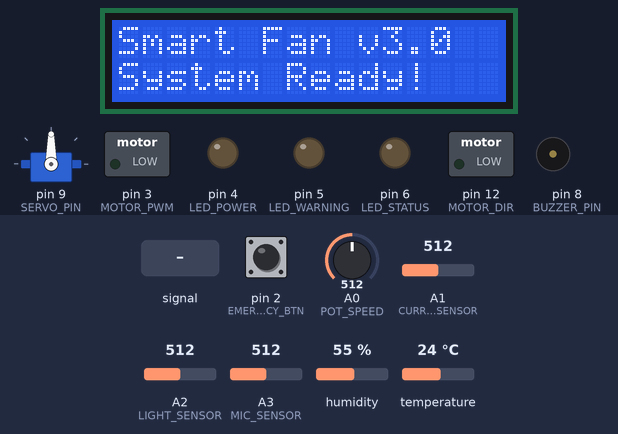
The sketch below on a simulated Arduino Uno, built with avr-gcc and run on an emulated ATmega328P. On the bench: 16×2 character LCD, servo, switched loads named in the sketch (green lamp = pin HIGH), output pins drawn as LEDs (lit = HIGH), buzzer (waves = sounding, pin HIGH). Inputs (shaded band) come from the test bench; at power-on: A1 (CURRENT_SENSOR) = 512, pin 2 (EMERGENCY_BTN) HIGH, humidity 55 %, A2 (LIGHT_SENSOR) = 512, A0 (POT_SPEED) = 512, A3 (MIC_SENSOR) = 512, temperature 24 °C. What the sketch prints to the serial monitor is not drawn.

Above: at 4.1 s.
At 7.2 s:
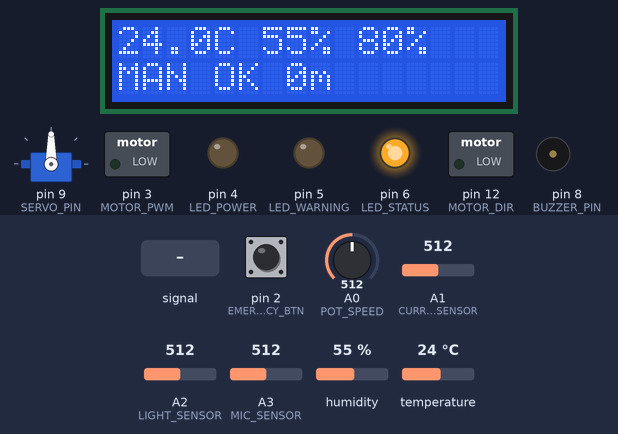
7.3 s: A1 (CURRENT_SENSOR) set to 476
At 13.2 s:
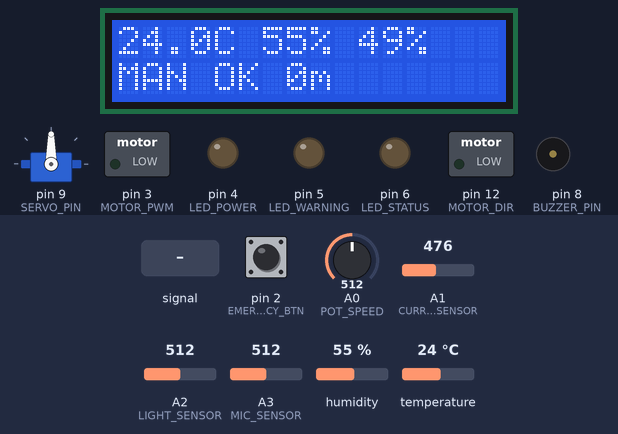
13.5 s: A1 (CURRENT_SENSOR) set to 458
At 15.63 s:
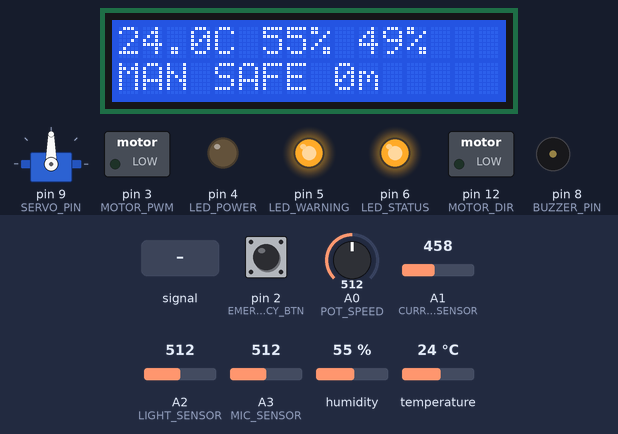
16.0 s: pin 2 (EMERGENCY_BTN) pulled LOW for 0.15 s
At 16.26 s:
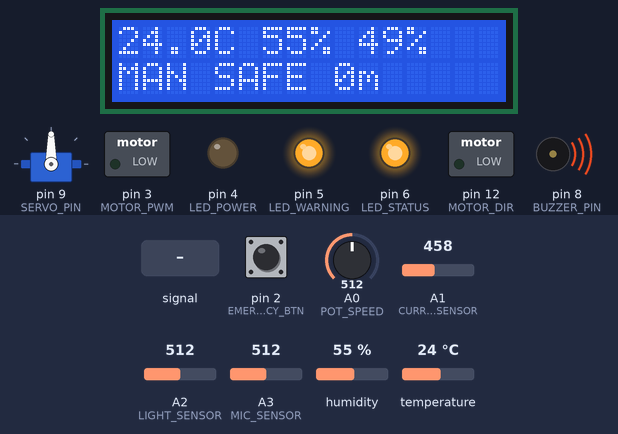
16.7 s: A3 (MIC_SENSOR) fed a 2 Hz sine of ±306 counts around its level
18.8 s: humidity set to 22 %
20.9 s: A2 (LIGHT_SENSOR) set to 45
Timing chart, 0 to 27.9 s (numbered marks = the images above; inputs shaded):
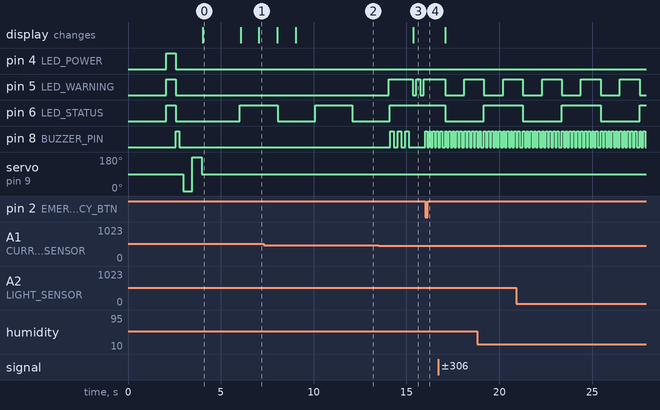

Measured:
- the behaviour switches between 467 and 466 on A1 (CURRENT_SENSOR) (found by bisection; images 2 and 3)
- after the input at 13.5 s, pin 5 (LED_WARNING): goes HIGH 1.3 s, LOW 0.21 s, HIGH 0.20 s, LOW 0.20 s, then HIGH, starting after 0.55 s; pin 8 (BUZZER_PIN): alternates HIGH for 0.20 s and LOW for 0.20 s, 6 changes in all, then stays LOW, starting after 0.63 s; the display: changes after 1.9 s (image 3)
- after the input at 16.0 s, pin 5 (LED_WARNING): stays HIGH (without the input it goes to LOW after 0.15 s); pin 6 (LED_STATUS): stays HIGH (without the input it goes to LOW after 0.11 s); pin 8 (BUZZER_PIN): alternates HIGH for 0.10 s and LOW for 0.10 s, starting at once
- what the display in image 0 shows lasts 2.1 s, from 4.0 s to 6.1 s

The sketch:

Smart_Fan_Controller.ino
```cpp
/*
 * 🌀 Smart Fan Controller v3.0 - Arduino Main Controller
 * Professional IoT Smart Home Fan System
 *
 * Features:
 * - AI-based environmental sensing and control
 * - DHT22 temperature/humidity sensor
 * - ACS712 current monitoring
 * - LDR light sensor (night mode)
 * - Microphone sensor (noise detection)
 * - I2C LCD display
 * - SG90 servo for wind direction
 * - ESP32 WiFi/Bluetooth communication
 * - Mobile app integration
 * - Advanced safety system
 *
 * Hardware:
 * - Arduino Uno R3 (Main Controller)
 * - ESP32 DevKit (WiFi/Bluetooth)
 * - HW-020 Motor Shield (L298P)
 * - 12V DC Fan Motor
 * - DHT22 (Temperature/Humidity)
 * - ACS712 (Current Sensor)
 * - LDR (Light Sensor)
 * - Microphone Module
 * - I2C LCD 16x2
 * - SG90 Servo Motor
 * - Emergency Stop Button
 * - LED Status Indicators
 * - Active Buzzer
 *
 * Author: Arduino Daily Project
 * Version: 3.0 Smart Edition
 * Date: 2025-07-26
 */

#include <DHT.h>
#include <LiquidCrystal_I2C.h>
#include <Servo.h>
#include <EEPROM.h>
#include <ArduinoJson.h>

// ========== 핀 정의 ==========
#define MOTOR_PWM       3     // Motor PWM (ENA)
#define MOTOR_DIR       12    // Motor Direction (IN1)
#define DHT_PIN         7     // DHT22 Data Pin
#define SERVO_PIN       9     // Servo Control Pin
#define BUZZER_PIN      8     // Active Buzzer Pin
#define EMERGENCY_BTN   2     // Emergency Stop (Interrupt)

#define LED_POWER       4     // Power Status LED
#define LED_WARNING     5     // Warning LED
#define LED_STATUS      6     // Status LED

#define POT_SPEED       A0    // Speed Potentiometer
#define CURRENT_SENSOR  A1    // ACS712 Current Sensor
#define LIGHT_SENSOR    A2    // LDR Light Sensor
#define MIC_SENSOR      A3    // Microphone Sensor

// ========== 센서 설정 ==========
#define DHT_TYPE        DHT22
DHT dht(DHT_PIN, DHT_TYPE);
LiquidCrystal_I2C lcd(0x27, 16, 2);
Servo windServo;

// ========== 시스템 상수 ==========
#define MAX_SPEED           255   // Maximum PWM value
#define MIN_SPEED           30    // Minimum operation speed
#define SAFETY_CURRENT      1200  // Safety current limit (mA)
#define MAX_TEMPERATURE     55    // Temperature warning (°C)
#define MAX_RUNTIME         7200  // Max continuous runtime (seconds)
#define COMFORT_TEMP_MIN    22    // Minimum comfort temperature
#define COMFORT_TEMP_MAX    25    // Maximum comfort temperature
#define COMFORT_HUMID_MIN   45    // Minimum comfort humidity
#define COMFORT_HUMID_MAX   65    // Maximum comfort humidity

// ========== EEPROM 주소 ==========
#define EEPROM_SPEED        0
#define EEPROM_DIRECTION    1
#define EEPROM_MODE         2
#define EEPROM_WIND_DIR     3

// ========== 시스템 상태 구조체 ==========
struct SmartFanState {
  // 기본 제어
  int speed;                    // Current speed (0-255)
  bool direction;               // Motor direction (true=CW, false=CCW)
  bool enabled;                 // Fan enabled state
  int mode;                     // 0=Manual, 1=Auto, 2=Schedule, 3=Eco

  // 환경 센서 데이터
  float temperature;            // Temperature (°C)
  float humidity;               // Humidity (%)
  int light_level;              // Light level (0-100%)
  int noise_level;              // Noise level (0-100%)

  // 제어 및 안전
  int current_ma;               // Current consumption (mA)
  unsigned long runtime;        // Total runtime (seconds)
  bool safety_mode;             // Safety mode active
  bool comfort;                 // Comfort status
  float discomfort_index;       // Discomfort index

  // 고급 기능
  int wind_direction;           // Servo wind direction (0-180°)
  bool night_mode;              // Night mode active
  bool eco_mode;                // Eco mode active
  bool schedule_enabled;        // Schedule mode enabled

  // 타이밍
  unsigned long start_time;     // Session start time
  unsigned long last_sensor_read; // Last sensor reading
  unsigned long last_comfort_calc; // Last comfort calculation
};

SmartFanState fan = {0};

// ========== 전역 변수 ==========
volatile bool emergency_stop = false;
unsigned long last_esp32_comm = 0;
unsigned long last_display_update = 0;
unsigned long last_auto_adjust = 0;
unsigned long last_safety_check = 0;

int target_speed = 0;
int current_speed = 0;
unsigned long last_ramp_time = 0;

// ========== 초기화 ==========
void setup() {
  Serial.begin(115200);
  Serial.println("🌀 Smart Fan Controller v3.0");
  Serial.println("Professional IoT Smart Home System");
  Serial.println("===================================");

  // 핀 모드 설정
  setupPins();

  // 센서 및 디스플레이 초기화
  initializeSensors();

  // EEPROM 설정 로드
  loadSettings();

  // 시스템 초기화
  systemInitialization();

  // 안전 검사
  performSafetyCheck();

  Serial.println("🚀 Smart Fan System Ready!");
  Serial.println("Commands: START, STOP, AUTO, ECO, SPEED:<0-100>, STATUS");

  displayWelcomeMessage();
  sendToESP32("SYSTEM:READY");
}

// ========== 메인 루프 ==========
void loop() {
  // 메인 제어 루프 (20ms 주기)
  static unsigned long last_main_loop = 0;
  if (millis() - last_main_loop >= 20) {
    last_main_loop = millis();

    // 1. 센서 데이터 읽기
    readSensors();

    // 2. 자동 제어 처리
    handleAutoControl();

    // 3. 속도 제어 업데이트
    updateSpeedControl();

    // 4. 모터 제어 적용
    applyMotorControl();

    // 5. 안전 모니터링
    monitorSafety();

    // 6. LED 상태 업데이트
    updateStatusLEDs();

    // 7. 비상정지 처리
    handleEmergencyStop();
  }

  // LCD 디스플레이 업데이트 (1초마다)
  if (millis() - last_display_update >= 1000) {
    last_display_update = millis();
    updateLCDDisplay();
  }

  // ESP32 통신 처리
  handleESP32Communication();

  // 시리얼 명령 처리
  handleSerialCommands();

  // 주기적 데이터 전송 (2초마다)
  static unsigned long last_data_send = 0;
  if (millis() - last_data_send >= 2000) {
    last_data_send = millis();
    sendDataToESP32();
  }
}

// ========== 핀 설정 ==========
void setupPins() {
  pinMode(MOTOR_PWM, OUTPUT);
  pinMode(MOTOR_DIR, OUTPUT);
  pinMode(LED_POWER, OUTPUT);
  pinMode(LED_WARNING, OUTPUT);
  pinMode(LED_STATUS, OUTPUT);
  pinMode(BUZZER_PIN, OUTPUT);

  pinMode(EMERGENCY_BTN, INPUT_PULLUP);
  pinMode(POT_SPEED, INPUT);
  pinMode(CURRENT_SENSOR, INPUT);
  pinMode(LIGHT_SENSOR, INPUT);
  pinMode(MIC_SENSOR, INPUT);

  // 인터럽트 설정
  attachInterrupt(digitalPinToInterrupt(EMERGENCY_BTN), onEmergencyStop, FALLING);
}

// ========== 센서 초기화 ==========
void initializeSensors() {
  // DHT22 초기화
  dht.begin();
  Serial.println("✅ DHT22 Temperature/Humidity sensor initialized");

  // LCD 초기화
  lcd.init();
  lcd.backlight();
  Serial.println("✅ I2C LCD display initialized");

  // 서보 모터 초기화
  windServo.attach(SERVO_PIN);
  windServo.write(90); // 중앙 위치
  fan.wind_direction = 90;
  Serial.println("✅ Servo motor initialized");

  delay(2000); // 센서 안정화 대기
}

// ========== 센서 데이터 읽기 ==========
void readSensors() {
  if (millis() - fan.last_sensor_read >= 2000) { // 2초마다 읽기
    fan.last_sensor_read = millis();

    // DHT22 읽기
    float h = dht.readHumidity();
    float t = dht.readTemperature();

    if (!isnan(h) && !isnan(t)) {
      fan.temperature = t;
      fan.humidity = h;
    }

    // 전류 센서 읽기 (ACS712)
    int current_raw = analogRead(CURRENT_SENSOR);
    fan.current_ma = calculateCurrent(current_raw);

    // 조도 센서 읽기
    int light_raw = analogRead(LIGHT_SENSOR);
    fan.light_level = map(light_raw, 0, 1023, 0, 100);

    // 마이크 센서 읽기
    int mic_raw = analogRead(MIC_SENSOR);
    fan.noise_level = map(mic_raw, 0, 1023, 0, 100);

    // 야간 모드 자동 전환
    fan.night_mode = (fan.light_level < 20);

    // 쾌적지수 계산
    calculateComfortIndex();
  }
}

// ========== 쾌적지수 계산 ==========
void calculateComfortIndex() {
  if (millis() - fan.last_comfort_calc >= 5000) { // 5초마다 계산
    fan.last_comfort_calc = millis();

    // 불쾌지수 계산 (Discomfort Index)
    fan.discomfort_index = 0.81 * fan.temperature + 0.01 * fan.humidity *
                          (0.99 * fan.temperature - 14.3) + 46.3;

    // 쾌적 상태 판단
    bool temp_comfort = (fan.temperature >= COMFORT_TEMP_MIN &&
                        fan.temperature <= COMFORT_TEMP_MAX);
    bool humid_comfort = (fan.humidity >= COMFORT_HUMID_MIN &&
                         fan.humidity <= COMFORT_HUMID_MAX);
    bool noise_comfort = (fan.noise_level < 70); // 70% 이하

    fan.comfort = temp_comfort && humid_comfort && noise_comfort;
  }
}

// ========== 자동 제어 처리 ==========
void handleAutoControl() {
  if (fan.mode == 1 && millis() - last_auto_adjust >= 10000) { // 자동 모드, 10초마다
    last_auto_adjust = millis();

    int auto_speed = 0;

    // 온도 기반 속도 조절
    if (fan.temperature > COMFORT_TEMP_MAX) {
      auto_speed = map(fan.temperature, COMFORT_TEMP_MAX, 35, 50, 100);
    } else if (fan.temperature < COMFORT_TEMP_MIN) {
      auto_speed = 0; // 추우면 정지
    } else {
      auto_speed = 30; // 쾌적 온도에서는 약풍
    }

    // 습도 보정
    if (fan.humidity > COMFORT_HUMID_MAX) {
      auto_speed += 20; // 습하면 강풍
    }

    // 야간 모드 보정
    if (fan.night_mode) {
      auto_speed = min(auto_speed, 50); // 야간에는 최대 50%
    }

    // 소음 레벨 보정
    if (fan.noise_level > 80) {
      auto_speed = min(auto_speed, 30); // 조용히
    }

    // 에코 모드 보정
    if (fan.eco_mode) {
      auto_speed = auto_speed * 0.8; // 20% 절약
    }

    target_speed = constrain(auto_speed, 0, 100);
    target_speed = map(target_speed, 0, 100, 0, MAX_SPEED);

    Serial.print("Auto adjustment: ");
    Serial.print(map(target_speed, 0, MAX_SPEED, 0, 100));
    Serial.println("%");
  }
}

// ========== 속도 제어 업데이트 ==========
void updateSpeedControl() {
  // 포텐셔미터 읽기 (수동 모드에서만)
  if (fan.mode == 0) { // 수동 모드
    int pot_value = analogRead(POT_SPEED);
    target_speed = map(pot_value, 0, 1023, 0, MAX_SPEED);
  }

  // 최소 속도 적용
  if (target_speed > 0 && target_speed < MIN_SPEED) {
    target_speed = MIN_SPEED;
  }

  // 부드러운 속도 변화 (램핑)
  if (millis() - last_ramp_time >= 50) { // 50ms마다 업데이트
    last_ramp_time = millis();

    int ramp_step = fan.night_mode ? 1 : 3; // 야간에는 더 부드럽게

    if (current_speed < target_speed) {
      current_speed = min(current_speed + ramp_step, target_speed);
    } else if (current_speed > target_speed) {
      current_speed = max(current_speed - ramp_step, target_speed);
    }

    fan.speed = current_speed;
  }
}

// ========== 모터 제어 적용 ==========
void applyMotorControl() {
  if (fan.enabled && !fan.safety_mode && !emergency_stop) {
    // PWM 출력
    analogWrite(MOTOR_PWM, fan.speed);

    // 방향 제어
    digitalWrite(MOTOR_DIR, fan.direction ? HIGH : LOW);

    // 운행 시간 누적
    if (fan.speed > 0) {
      if (fan.start_time == 0) {
        fan.start_time = millis();
      }
    } else {
      if (fan.start_time > 0) {
        fan.runtime += (millis() - fan.start_time) / 1000;
        fan.start_time = 0;
      }
    }
  } else {
    // 모터 정지
    analogWrite(MOTOR_PWM, 0);
    digitalWrite(MOTOR_DIR, LOW);

    if (fan.start_time > 0) {
      fan.runtime += (millis() - fan.start_time) / 1000;
      fan.start_time = 0;
    }
  }
}

// ========== 안전 모니터링 ==========
void monitorSafety() {
  if (millis() - last_safety_check >= 1000) { // 1초마다 검사
    last_safety_check = millis();

    bool safety_issue = false;
    String alert_message = "";

    // 과전류 검사
    if (fan.current_ma > SAFETY_CURRENT) {
      safety_issue = true;
      alert_message = "High current: " + String(fan.current_ma) + "mA";
    }

    // 과열 검사
    if (fan.temperature > MAX_TEMPERATURE) {
      safety_issue = true;
      alert_message = "High temperature: " + String(fan.temperature) + "°C";
    }

    // 운행 시간 검사
    unsigned long current_session = fan.start_time > 0 ?
                                   (millis() - fan.start_time) / 1000 : 0;
    if (current_session > MAX_RUNTIME) {
      safety_issue = true;
      alert_message = "Runtime limit exceeded: " + String(current_session) + "s";
    }

    // 안전 모드 상태 변경
    if (safety_issue && !fan.safety_mode) {
      fan.safety_mode = true;
      Serial.println("🚨 SAFETY MODE ACTIVATED: " + alert_message);
      sendToESP32("ALERT:" + alert_message);
      soundAlert(3); // 3회 경고음
    } else if (!safety_issue && fan.safety_mode) {
      fan.safety_mode = false;
      Serial.println("✅ Safety mode deactivated");
      sendToESP32("ALERT:Safety mode cleared");
    }
  }
}

// ========== LED 상태 업데이트 ==========
void updateStatusLEDs() {
  // 전원 LED (모터 활성화 상태)
  digitalWrite(LED_POWER, fan.enabled && fan.speed > 0);

  // 경고 LED (안전 모드 또는 문제 상황)
  static unsigned long warning_blink = 0;
  static bool warning_state = false;

  bool warning_condition = fan.safety_mode || emergency_stop ||
                          fan.temperature > MAX_TEMPERATURE ||
                          fan.current_ma > SAFETY_CURRENT;

  if (warning_condition) {
    if (millis() - warning_blink >= 200) {
      warning_blink = millis();
      warning_state = !warning_state;
      digitalWrite(LED_WARNING, warning_state);
    }
  } else {
    digitalWrite(LED_WARNING, LOW);
  }

  // 상태 LED (모드 표시)
  static unsigned long status_blink = 0;
  static bool status_state = false;

  int blink_interval = 1000; // 기본 간격

  switch (fan.mode) {
    case 0: blink_interval = 2000; break; // 수동: 느린 깜빡임
    case 1: blink_interval = 500; break;  // 자동: 빠른 깜빡임
    case 2: blink_interval = 250; break;  // 스케줄: 매우 빠른 깜빡임
    case 3: blink_interval = 1500; break; // 에코: 중간 깜빡임
  }

  if (millis() - status_blink >= blink_interval) {
    status_blink = millis();
    status_state = !status_state;
    digitalWrite(LED_STATUS, status_state);
  }
}

// ========== 비상정지 처리 ==========
void handleEmergencyStop() {
  if (emergency_stop) {
    fan.enabled = false;
    fan.speed = 0;
    current_speed = 0;
    target_speed = 0;

    analogWrite(MOTOR_PWM, 0);
    digitalWrite(MOTOR_DIR, LOW);

    Serial.println("🚨 EMERGENCY STOP ACTIVATED");
    sendToESP32("EMERGENCY_STOP");

    // 연속 경고음
    for (int i = 0; i < 5; i++) {
      digitalWrite(BUZZER_PIN, HIGH);
      delay(100);
      digitalWrite(BUZZER_PIN, LOW);
      delay(100);
    }
  }
}

// ========== LCD 디스플레이 업데이트 ==========
void updateLCDDisplay() {
  lcd.clear();

  if (emergency_stop) {
    lcd.setCursor(0, 0);
    lcd.print("EMERGENCY STOP");
    lcd.setCursor(0, 1);
    lcd.print("SYSTEM HALTED");
    return;
  }

  // 첫 번째 줄: 온도, 습도, 속도
  lcd.setCursor(0, 0);
  lcd.print(fan.temperature, 1);
  lcd.print("C ");
  lcd.print(fan.humidity, 0);
  lcd.print("% ");
  lcd.print(map(fan.speed, 0, MAX_SPEED, 0, 100));
  lcd.print("%");

  // 두 번째 줄: 모드, 상태, 시간
  lcd.setCursor(0, 1);

  switch (fan.mode) {
    case 0: lcd.print("MAN"); break;
    case 1: lcd.print("AUTO"); break;
    case 2: lcd.print("SCHED"); break;
    case 3: lcd.print("ECO"); break;
  }

  if (fan.safety_mode) {
    lcd.print(" SAFE");
  } else if (fan.night_mode) {
    lcd.print(" NIGHT");
  } else if (fan.comfort) {
    lcd.print(" OK");
  } else {
    lcd.print(" ADJ");
  }

  // 운행 시간 표시
  lcd.print(" ");
  lcd.print(fan.runtime / 60);
  lcd.print("m");
}

// ========== ESP32 통신 처리 ==========
void handleESP32Communication() {
  if (Serial.available()) {
    String command = Serial.readStringUntil('\n');
    command.trim();

    last_esp32_comm = millis();

    if (command.startsWith("CMD:")) {
      processESP32Command(command.substring(4));
    } else if (command == "GET_STATUS") {
      sendDataToESP32();
    } else if (command == "PING") {
      sendToESP32("PONG");
    }
  }
}

// ========== ESP32 명령 처리 ==========
void processESP32Command(String cmd) {
  if (cmd == "START") {
    fan.enabled = true;
    Serial.println("Fan started via ESP32");

  } else if (cmd == "STOP") {
    fan.enabled = false;
    current_speed = 0;
    target_speed = 0;
    Serial.println("Fan stopped via ESP32");

  } else if (cmd.startsWith("SPEED:")) {
    int speed_percent = cmd.substring(6).toInt();
    target_speed = map(constrain(speed_percent, 0, 100), 0, 100, 0, MAX_SPEED);
    fan.mode = 0; // 수동 모드로 전환
    Serial.print("Speed set to ");
    Serial.print(speed_percent);
    Serial.println("% via ESP32");

  } else if (cmd.startsWith("MODE:")) {
    fan.mode = constrain(cmd.substring(5).toInt(), 0, 3);
    Serial.print("Mode changed to ");
    Serial.println(fan.mode);

  } else if (cmd.startsWith("WIND:")) {
    fan.wind_direction = constrain(cmd.substring(5).toInt(), 0, 180);
    windServo.write(fan.wind_direction);
    Serial.print("Wind direction: ");
    Serial.println(fan.wind_direction);

  } else if (cmd == "ECO_ON") {
    fan.eco_mode = true;
    Serial.println("Eco mode enabled");

  } else if (cmd == "ECO_OFF") {
    fan.eco_mode = false;
    Serial.println("Eco mode disabled");
  }
}

// ========== 데이터 전송 ==========
void sendDataToESP32() {
  StaticJsonDocument<512> doc;

  doc["temperature"] = fan.temperature;
  doc["humidity"] = fan.humidity;
  doc["speed"] = map(fan.speed, 0, MAX_SPEED, 0, 100);
  doc["mode"] = fan.mode;
  doc["enabled"] = fan.enabled;
  doc["comfort"] = fan.comfort;
  doc["discomfort_index"] = fan.discomfort_index;
  doc["current"] = fan.current_ma;
  doc["runtime"] = fan.runtime;
  doc["safety_mode"] = fan.safety_mode;
  doc["wind_direction"] = fan.wind_direction;
  doc["night_mode"] = fan.night_mode;
  doc["eco_mode"] = fan.eco_mode;
  doc["light_level"] = fan.light_level;
  doc["noise_level"] = fan.noise_level;

  String jsonString;
  serializeJson(doc, jsonString);

  sendToESP32("DATA:" + jsonString);
}

// ========== 시리얼 명령 처리 ==========
void handleSerialCommands() {
  // ESP32와의 통신이 우선이므로 여기서는 간단한 명령만 처리
  // 자세한 명령은 ESP32를 통해 처리
}

// ========== 유틸리티 함수 ==========
void sendToESP32(String message) {
  Serial.println(message);
}

float calculateCurrent(int analogValue) {
  // ACS712-05B: 185mV/A, 2.5V zero current
  float voltage = (analogValue * 5.0) / 1024.0;
  float current = abs((voltage - 2.5) / 0.185);
  return current * 1000; // mA로 변환
}

void soundAlert(int count) {
  for (int i = 0; i < count; i++) {
    digitalWrite(BUZZER_PIN, HIGH);
    delay(200);
    digitalWrite(BUZZER_PIN, LOW);
    delay(200);
  }
}

// ========== 인터럽트 핸들러 ==========
void onEmergencyStop() {
  emergency_stop = true;
}

// ========== 시스템 초기화 ==========
void systemInitialization() {
  Serial.println("Performing system initialization...");

  // LED 테스트 시퀀스
  digitalWrite(LED_POWER, HIGH);
  digitalWrite(LED_WARNING, HIGH);
  digitalWrite(LED_STATUS, HIGH);
  delay(500);
  digitalWrite(LED_POWER, LOW);
  digitalWrite(LED_WARNING, LOW);
  digitalWrite(LED_STATUS, LOW);

  // 부저 테스트
  soundAlert(1);

  // 서보 테스트
  windServo.write(0);
  delay(500);
  windServo.write(180);
  delay(500);
  windServo.write(90);

  Serial.println("System initialization complete!");
}

void performSafetyCheck() {
  Serial.println("Performing safety check...");

  // 전압 체크
  long vcc = readVcc();
  Serial.print("VCC: ");
  Serial.print(vcc);
  Serial.println("mV");

  if (vcc < 4500) {
    Serial.println("WARNING: Low VCC detected!");
  }

  // 초기 센서 체크
  float test_temp = dht.readTemperature();
  float test_humid = dht.readHumidity();

  if (isnan(test_temp) || isnan(test_humid)) {
    Serial.println("WARNING: DHT22 sensor error!");
  } else {
    Serial.println("✅ DHT22 sensor OK");
  }

  Serial.println("Safety check complete.");
}

void loadSettings() {
  // EEPROM에서 설정 로드
  fan.speed = EEPROM.read(EEPROM_SPEED);
  if (fan.speed > MAX_SPEED) fan.speed = 0;

  fan.direction = EEPROM.read(EEPROM_DIRECTION);
  fan.mode = EEPROM.read(EEPROM_MODE);
  if (fan.mode > 3) fan.mode = 0;

  fan.wind_direction = EEPROM.read(EEPROM_WIND_DIR);
  if (fan.wind_direction > 180) fan.wind_direction = 90;

  target_speed = fan.speed;
  current_speed = fan.speed;

  Serial.println("Settings loaded from EEPROM");
}

void saveSettings() {
  EEPROM.write(EEPROM_SPEED, fan.speed);
  EEPROM.write(EEPROM_DIRECTION, fan.direction);
  EEPROM.write(EEPROM_MODE, fan.mode);
  EEPROM.write(EEPROM_WIND_DIR, fan.wind_direction);
}

void displayWelcomeMessage() {
  lcd.clear();
  lcd.setCursor(0, 0);
  lcd.print("Smart Fan v3.0");
  lcd.setCursor(0, 1);
  lcd.print("System Ready!");
  delay(2000);
}

long readVcc() {
  // Arduino 내장 기준전압 사용
  long result;
  ADMUX = _BV(REFS0) | _BV(MUX3) | _BV(MUX2) | _BV(MUX1);
  delay(2);
  ADCSRA |= _BV(ADSC);
  while (bit_is_set(ADCSRA, ADSC));
  result = ADCL;
  result |= ADCH << 8;
  result = 1125300L / result;
  return result;
}

/*
 * 🌀 Smart Fan Controller v3.0 Features:
 *
 * 🤖 AI-based Control:
 * - Environmental sensing and analysis
 * - Automatic comfort optimization
 * - User pattern learning ready
 *
 * 📱 IoT Integration:
 * - ESP32 WiFi/Bluetooth communication
 * - Mobile app connectivity
 * - Real-time monitoring and control
 *
 * 🛡️ Advanced Safety:
 * - Multi-level protection system
 * - Real-time monitoring
 * - Emergency stop capability
 *
 * 🎛️ Precision Control:
 * - Stepless speed control
 * - Wind direction adjustment
 * - Multiple operation modes
 *
 * 📊 Comprehensive Monitoring:
 * - Temperature, humidity, light, noise
 * - Current consumption tracking
 * - Comfort index calculation
 *
 * This smart fan system represents the future
 * of home automation and environmental control!
 */
```
